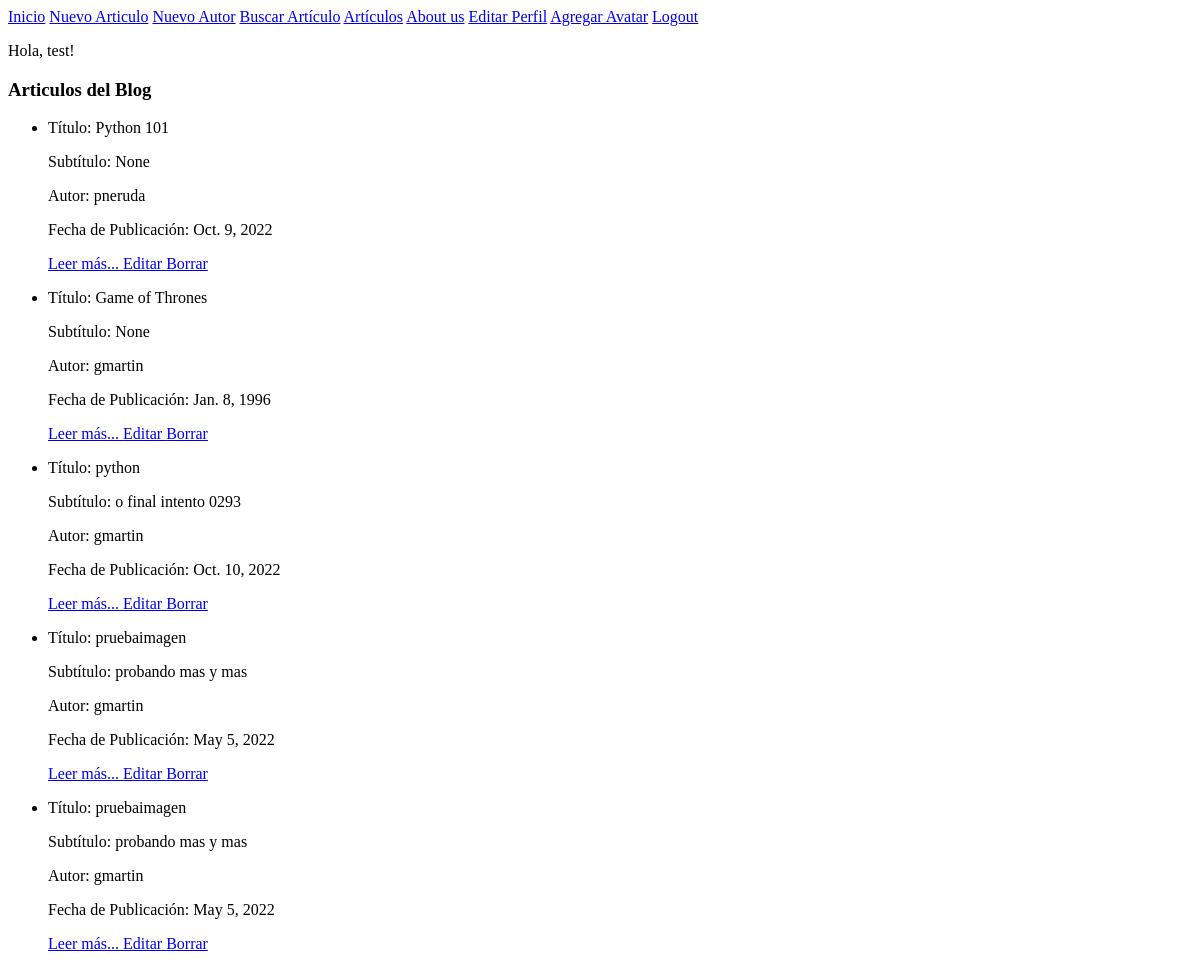
Before: /pages/ (signed in) with the older database file.
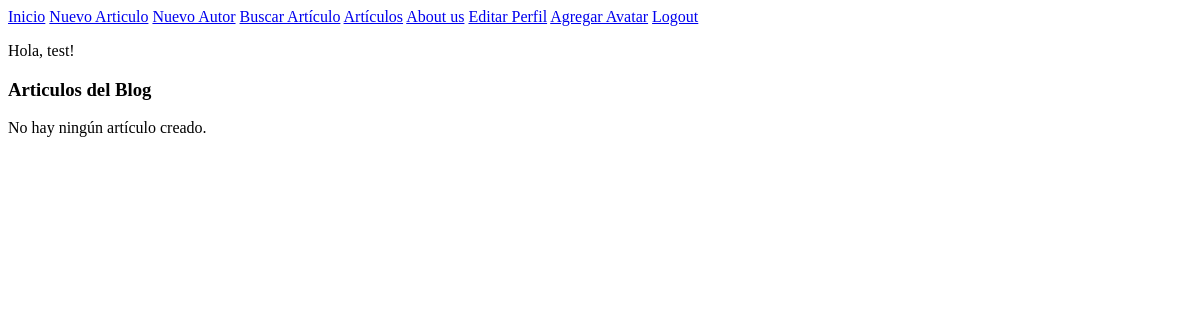
After: the same page with the newer database file.
### Blog/models.py (models this page shows, shortened)
class Articulos(models.Model):
    class Meta:
        verbose_name_plural = "Articulos"
    titulo = models.CharField(max_length=100)
    subtitulo = models.CharField(max_length=100, null=True, blank=True)
    texto = models.CharField(max_length=1000)
    articulo_nro = models.IntegerField()
    imagen_de_portada = models.ImageField(upload_to="covers", null=True, blank=True)
    username_autor = models.CharField(max_length=100)
    fecha_de_publicacion = models.DateField(null=True)

### Blog/views.py (the view)
# urls.py: path("pages/", ArticulosList.as_view(), name="Articulos"),
class ArticulosList(LoginRequiredMixin, ListView):
    model = Articulos
    template_name = "blog/pages.html"

### Blog/templates/Blog/pages.html
{% extends "Blog/padre.html" %}
{% block contenido_que_cambia %}
<h3>Articulos del Blog</h3>
{% if object_list %}
    <ul>
        {% for articulo in object_list %}
        <li>
            <p> Título: {{articulo.titulo}}</p>
            <p> Subtítulo: {{articulo.subtitulo}}</p>
            <p> Autor: {{articulo.username_autor}}</p>
            <p> Fecha de Publicación: {{articulo.fecha_de_publicacion}}</p>
            <a href="{% url 'ArticuloDetail' articulo.id %}"> Leer más... </a>
            <a href="{% url 'ArticuloUpdate' articulo.id %}"> Editar </a>
            <a href="{% url 'ArticuloDelete' articulo.id %}"> Borrar </a>
        </li>
    {% endfor %}
    </ul>
{% else %}
No hay ningún artículo creado.
{% endif %}
{% endblock %}

### Blog/templates/Blog/padre.html (shortened to what this page needs)
<!DOCTYPE html>
<html lang="en">
<head>
</head>
<body>
    <nav class="navbar navbar-light bg-light static-top">
        <div class="container">
            <a href="{% url 'Inicio' %}">Inicio</a>
            <a href="{% url 'Crear Artículo' %}">Nuevo Articulo</a>
            <a href="{% url 'Crear Autor' %}">Nuevo Autor</a>
            <a href="{% url 'Buscar Artículo' %}">Buscar Artículo</a>
            <a href="{% url 'Articulos' %}">Artículos</a>
            <a class="navbar-brand" href="http://127.0.0.1:8000/blog/about/">About us</a>
            {% if request.user.is_authenticated  %}
                <a href="{% url 'Profile' %}">Editar Perfil</a>
                <a href="{% url 'AgregarAvatar' %}">Agregar Avatar</a>
                <a href="{% url 'Logout' %}">Logout</a>
                <p>Hola, {{user.username}}!</p>
            {% endif %}
    </div>
</nav>
</body>
</html>
{% block contenido_que_cambia %}
{% endblock %}

Changed rows visible on the page:
removed Articulos: titulo "Python 101", subtitulo "None", username_autor "pneruda", fecha_de_publicacion "Oct. 9, 2022"
removed Articulos: titulo "Game of Thrones", subtitulo "None", username_autor "gmartin", fecha_de_publicacion "Jan. 8, 1996"
removed Articulos: titulo "python", subtitulo "o final intento 0293", username_autor "gmartin", fecha_de_publicacion "Oct. 10, 2022"
removed Articulos: titulo "pruebaimagen", subtitulo "probando mas y mas", username_autor "gmartin", fecha_de_publicacion "May 5, 2022"
removed Articulos: titulo "pruebaimagen", subtitulo "probando mas y mas", username_autor "gmartin", fecha_de_publicacion "May 5, 2022"
Other visible differences:
text now shown: "No hay ningún artículo creado."
